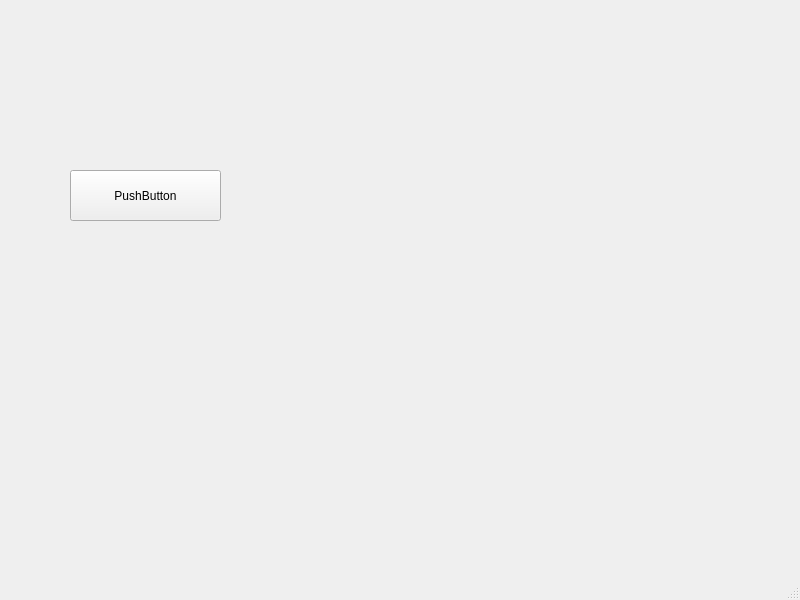
<?xml version="1.0" encoding="UTF-8"?>
<ui version="4.0">
  <class>MainWindow</class>
  <widget class="QMainWindow" name="MainWindow">
  <property name="geometry">
    <rect>
    <x>0</x>
    <y>0</y>
    <width>800</width>
    <height>600</height>
    </rect>
  </property>
  <property name="windowTitle">
    <string>MainWindow</string>
  </property>
  <widget class="QWidget" name="centralwidget">
    <widget class="QPushButton" name="pushButton">
    <property name="geometry">
      <rect>
      <x>70</x>
      <y>170</y>
      <width>151</width>
      <height>51</height>
      </rect>
    </property>
    <property name="text">
      <string>PushButton</string>
    </property>
    </widget>
  </widget>
  <widget class="QMenuBar" name="menubar">
    <property name="geometry">
    <rect>
      <x>0</x>
      <y>0</y>
      <width>800</width>
      <height>23</height>
    </rect>
    </property>
  </widget>
  <widget class="QStatusBar" name="statusbar"/>
 </widget>
 <resources/>
 <connections/>
</ui>
